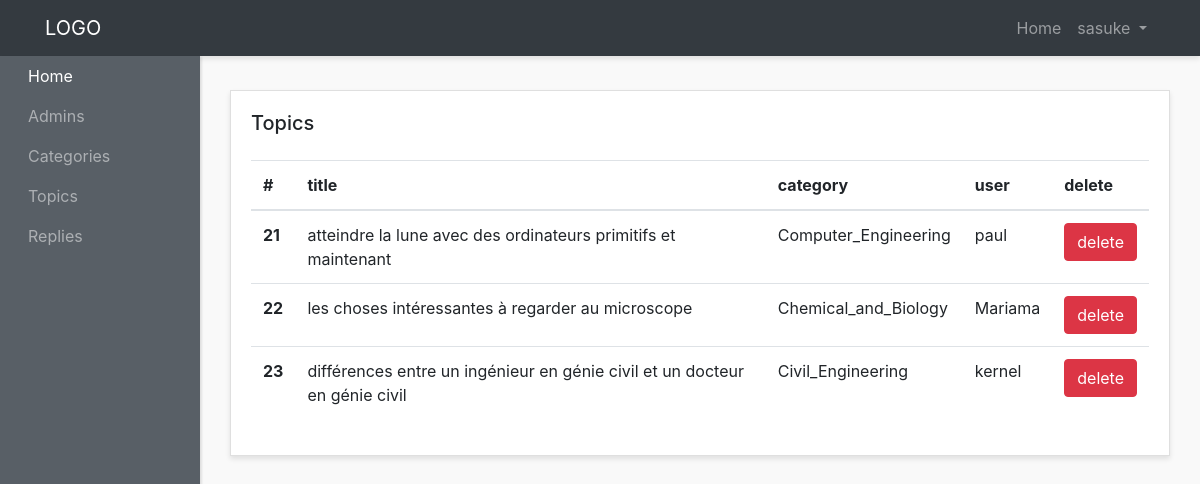
The app's page /admin-panel/topics-admins/show-topics.php (signed in) with its own data.
### tables this page shows
CREATE TABLE `topics` (
  `id` int(5) NOT NULL,
  `title` varchar(255) DEFAULT NULL,
  `category` varchar(255) DEFAULT NULL,
  `body` varchar(255) DEFAULT NULL,
  `user_name` varchar(255) DEFAULT NULL,
  `user_image` varchar(255) DEFAULT NULL,
  `created_at` timestamp NOT NULL DEFAULT CURRENT_TIMESTAMP
);

### admin-panel/topics-admins/show-topics.php (the view, shortened to what this page needs)
<?php require "../layouts/header.php";?>
<?php require "../../config/config.php";?>
<?php
$topics = $conn->query("SELECT * FROM topics");
$topics->execute();
$allTopics = $topics->fetchAll(PDO::FETCH_OBJ);
?>
<div class="row">
        <div class="col">
          <div class="card">
            <div class="card-body">
              <h5 class="card-title mb-4 d-inline">Topics</h5>
              <table class="table mt-4">
                <thead>
                  <tr>
                    <th scope="col">#</th>
                    <th scope="col">title</th>
                    <th scope="col">category</th>
                    <th scope="col">user</th>
                    <th scope="col">delete</th>
                  </tr>
                </thead>
                <tbody>
                <?php foreach ($allTopics as $topic) : ?>
                  <tr>
                    <th scope="row"><?php echo $topic->id; ?></th>
                    <td><?php echo $topic->title; ?></td>
                    <td><?php echo $topic->category; ?></td>
                    <td><?php echo $topic->user_name; ?></td>
                     <td><a href="delete-topic.php?id=<?php echo $topic->id; ?>" class="btn btn-danger  text-center ">delete</a></td>
                  </tr>
                <?php endforeach; ?>
                </tbody>
              </table>
            </div>
          </div>
        </div>
      </div>
<?php require "../layouts/footer.php";?>

### admin-panel/styles/style.css (style rules this page uses)
body { background:#f9f9f9; }
.card { margin-bottom: 15px; border-radius:0; box-shadow: 0 3px 5px rgba(0,0,0,.1); }

### records on screen
topics: id "21", title "atteindre la lune avec des ordinateurs primitifs et maintenant", category "Computer_Engineering", user_name "paul"
topics: id "22", title "les choses intéressantes à regarder au microscope", category "Chemical_and_Biology", user_name "Mariama"
topics: id "23", title "différences entre un ingénieur en génie civil et un docteur en génie civil", category "Civil_Engineering", user_name "kernel"

### other values on screen
$_SESSION['adminname'] "sasuke"
